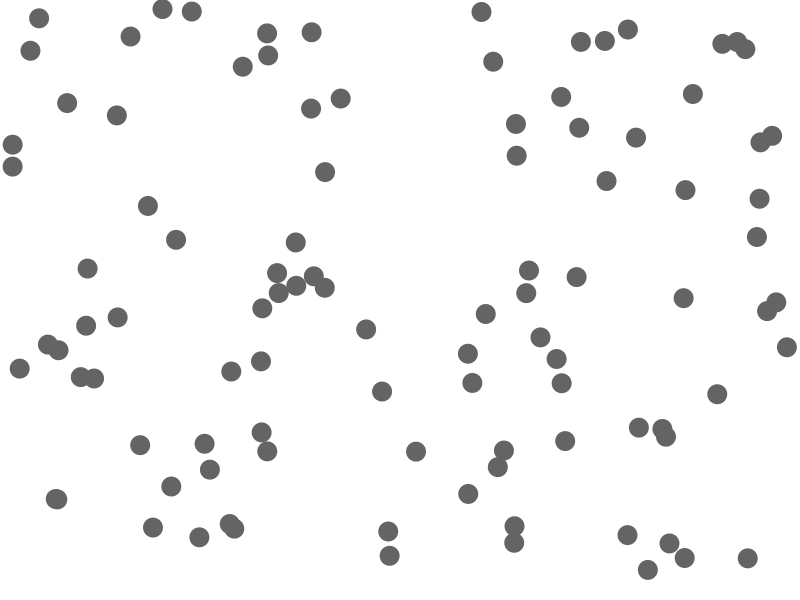
Frame 1 (no input)
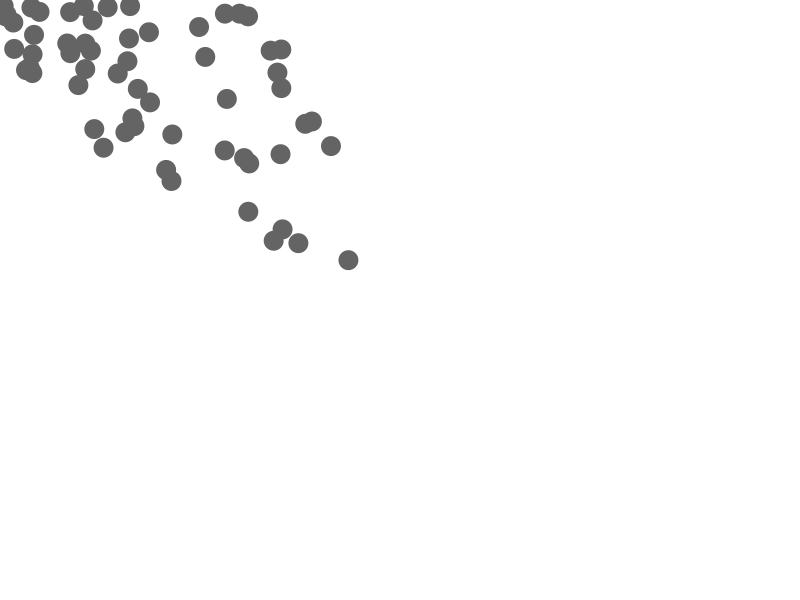
Frame 60 (the mouse pressed at the canvas centre just before this capture)
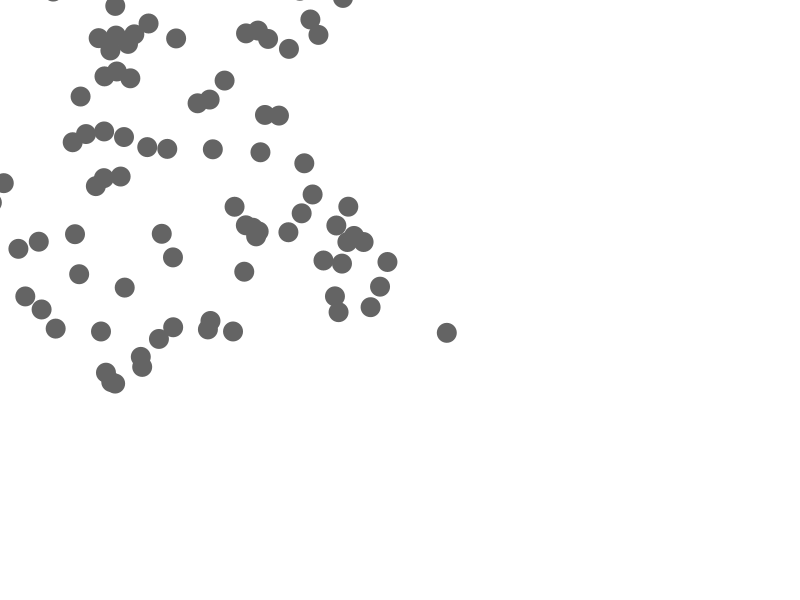
Frame 120 (the mouse held since frame 60 and released just before this capture)

The Processing sketch that drew these frames (run headless with seeded random() and noise(); from frame 60 on, the mouse is pressed at the canvas centre):

// Processing sketch: vector_movers_mouse_location_with_noise
// ── vector_movers_mouse_location_with_noise.pde

Mover[] movers = new Mover[100];

void setup() {
  size(800, 600);
  for (int i = 0; i < movers.length; i++) {
    movers[i] =  new Mover();
  }
}


void draw() {
  background(255);
  for (int i = 0; i < movers.length; i++) {
    movers[i].update();
    movers[i].display();
  }
}

class Mover {
  PVector location;
  PVector volocity;
  PVector mouse;
  PVector acceleration;
  float t;

  Mover() {
    location = new PVector(random(width), random(height));
    volocity = new PVector(0, 0);
    t = 0.01;
  }

  void update() {
    mouse = new PVector(mouseX, mouseY);
    acceleration = PVector.sub(mouse, location);
    acceleration.normalize();
    acceleration.mult(noise(t));
    volocity.add(acceleration);
    volocity.limit(10);
    location.add(volocity);
    t += 0.1;
  }

  void display() {
    noStroke();
    fill(100);
    ellipse(location.x, location.y, 20, 20);
  }
}
